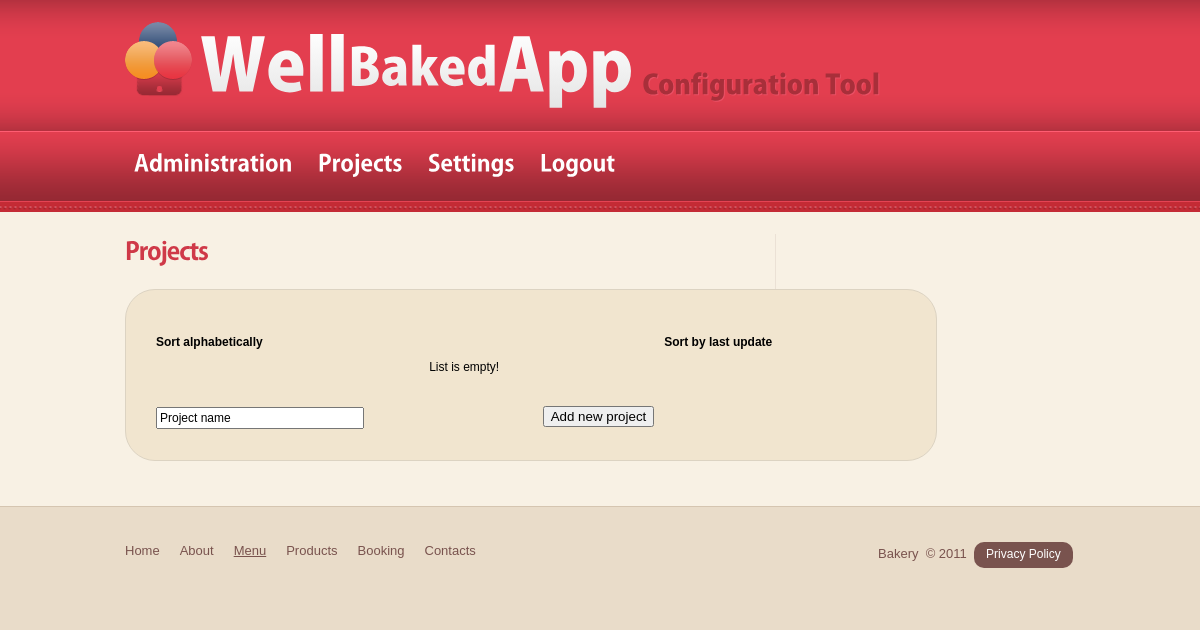
Before: /index.php?page=2_projects with the older database file.
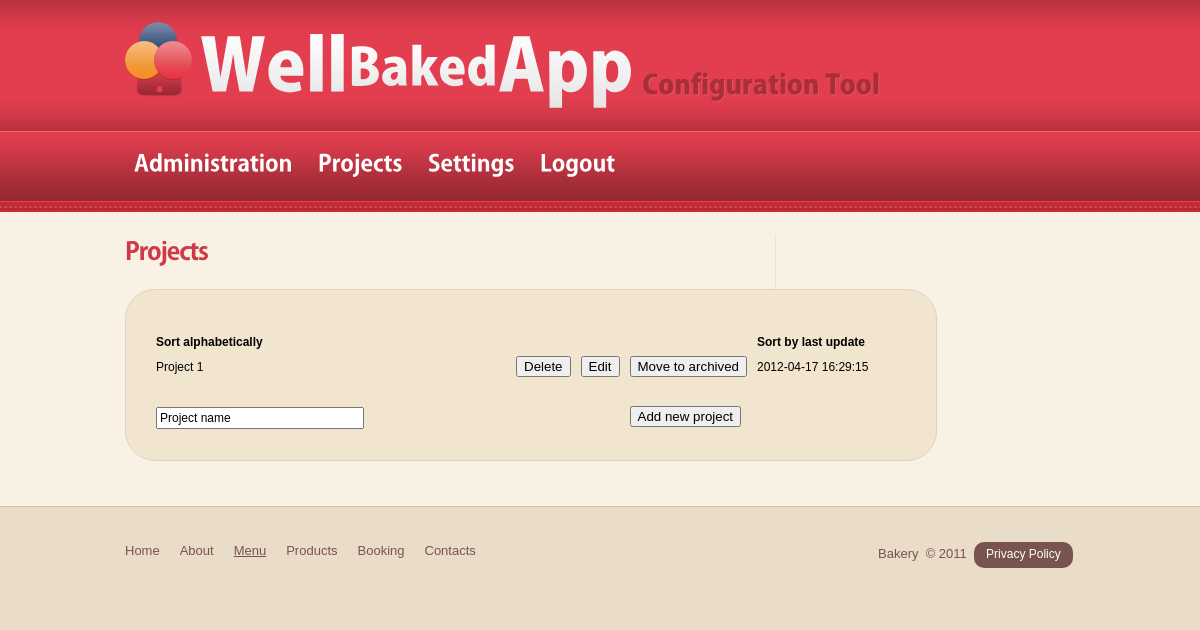
After: the same page with the newer database file.
### tables this page shows
CREATE TABLE IF NOT EXISTS `pages` (
  `id` int(11) NOT NULL auto_increment,
  `parent` int(11) NOT NULL,
  `content` text NOT NULL,
  `ext_script` varchar(256) NOT NULL,
  `name` varchar(256) NOT NULL,
  `url` varchar(256) NOT NULL,
  `menu` tinyint(4) NOT NULL default '0',
  PRIMARY KEY  (`id`)
);

CREATE TABLE IF NOT EXISTS `projects` (
  `id` int(11) NOT NULL auto_increment,
  `name` varchar(128) NOT NULL,
  `archived` tinyint(4) NOT NULL,
  `last_update` timestamp NOT NULL default CURRENT_TIMESTAMP on update CURRENT_TIMESTAMP,
  `company_id` int(11) NOT NULL,
  PRIMARY KEY  (`id`)
);

### menu.php (called while the page is built, shortened)
<?
menu('0', '1');
?>

### script.php (called while the page is built, shortened)
<?
include("scripts/".$_GET[script].".php");
?>

### functions.php (the view, shortened to what this page needs)
<?
function menu($parent, $first)
  {
    $query = "SELECT * FROM pages WHERE parent = '$parent' AND menu = '1'";
    $result = mysql_query($query);
    if ($result)
      {
        $num_results = mysql_num_rows($result);
        if ($num_results > "0")
          {
            echo "<ul";
            if ($first == "1")
              {
                echo " class = 'menu'";
              }
            echo ">";
            for ($i=0; $i <$num_results; $i++)
              {
                $row = mysql_fetch_array($result);
                echo "<li";
                if ($first == "1")
                  {
                    echo " class = 'item'";
                  }
                echo '><a href="index.php?page='.$row[id]."_".$row[url].'">';
                if ($first == "1")
                  {
                    echo "<strong>";
                  }
                if ($first == "1")
                  {
                    echo "</strong>";
                  }
                echo '</a>';
                menu($row[id],'');
                echo "</li>";
              }
            echo "</ul>";
          }
      }
  }
function fastform($type, $name, $value)
  {
    if ($type == "text")
      {
        echo "<input type='text' name='".$name."' value='".$value."' />";
      }
  }
?>

### header.php (shortened to what this page needs)
<!DOCTYPE html>
<html lang="en">
<head>
    <link rel="stylesheet" href="css/reset.css" type="text/css" media="screen">
    <link rel="stylesheet" href="css/style.css" type="text/css" media="screen">
    <link rel="stylesheet" href="css/grid.css" type="text/css" media="screen">
    <link rel="stylesheet" href="css/menu-style.css" type="text/css" media="screen">
</head>
<body id="page3">
<?
$page = explode("_",$_GET[page]);
$page_id = $page[0];
$page = $page[1];
?>
<div style="">
    <header>
    	<div class="row-1">
        	<div class="main">
            	<div class="container_24">
                	<div class="wrapper">
                    	<div class="grid_15">
                        	<h1>
                            	<a class="logo" href="index.html">Well<span>Baked</span>App</a>
                                <strong class="slog">&nbsp;&nbsp;Configuration Tool</strong>
                            </h1>
                        </div>
                    </div>
                </div>
            </div>
        </div>
        <div class="row-2">
        	<div class="main">
            	<div class="container_24">
                	<div class="grid_24">
                    	<nav>

### index.php (shortened to what this page needs)
<?
include("functions.php");
include("header.php");
include("menu.php");
?>
                        </nav>
                    </div>
                </div>
            </div>
        </div>
    </header>
<?
include("content.php");
include("footer.php");
?>

### content.php (shortened to what this page needs)
<?
$id = explode("_",$_GET[page]);
$page_query = "SELECT * FROM pages WHERE id = '".$id[0]."'";
$result = mysql_query($page_query);
if ($result)
  {
    $num_results = mysql_num_rows($result);
    if ($num_results > "0")
      {
        for ($i=0; $i <$num_results; $i++)
          {
            $row = mysql_fetch_array($result);
            $page_script = $row[ext_script];
            $page_name = $row[name];
          }
      }
  }
?>
<section id="content">
        <div class="main">
        	<div class="container_24">
                <div class="wrapper">
                    <article class="grid_15 suffix_2 spacer-2">
                    	<h4><?echo $page_name;?></h4>
<br />
<?
if ($page_script!="")
  {
    include($page_script);
  }
?>
                    </article>
                </div>
            </div>
        </div>
    </section>

### scripts/3_0a.php (shortened to what this page needs)
<?
    echo "<div id='left_menu'>";
    echo "</div>
          <div id='content_container'>
            <table style='margin-top: 10px;'>
              <tr>
                <td style='width: 350px;'><strong>Sort alphabetically</strong></td>
                <td>&nbsp;</td>
                <td>&nbsp;</td>
                <td>&nbsp;</td>
                <td><strong>Sort by last update</strong></td>
              </tr>";
    $query = "SELECT * FROM projects WHERE archived = '0' ORDER BY '".$_GET[order]."'";
    $result = mysql_query($query);
    if ($result)
      {
        $num_results = mysql_num_rows($result);
        if ($num_results > "0")
          {
            for ($i=0; $i <$num_results; $i++)
              {
                $row = mysql_fetch_array($result);
                echo "<tr>
                        <td class='unhide'>".$row[name]."</td>
                        <td class='unhide'><a href='index.php?page=".$page_id."_".$page."&amp;alert=1&amp;id=".$row[id]."&amp;php_config_id=1&amp;yes_no=Yes|No&amp;company_id=".$_GET[company_id]."&amp;table_name=projects'><button>Delete</button></a></td>
                        <td class='unhide'><a href='?page=2_projects&amp;company_id=".$_GET[company_id]."&amp;script=3_0b&amp;id=".$row[id]."&amp;project_id=".$row[id]."'><button>Edit</button></a></td>
                        <td class='unhide'><form action='index.php?page=".$page_id."_".$page."&amp;company_id=".$_GET[company_id]."' method='post'><button name='to_archive' value='".$row[id]."'>Move to archived</button></form></td>
                        <td class='unhide'>".$row[last_update]."</td>
                      </tr>";
              }
          }
        else
          {
            $empty_list1 = "1";
          }
      }
    $query = "SELECT * FROM projects WHERE archived = '1' ORDER BY '".$_GET[order]."'";
    $result = mysql_query($query);
    if ($result)
      {
        $num_results = mysql_num_rows($result);
        if ($num_results > "0")
          {
            for ($i=0; $i <$num_results; $i++)
              {
                $row = mysql_fetch_array($result);
                echo "<tr>
                        <td class='hide'>".$row[name]."</td>
                        <td class='hide'><a href='index.php?page=".$page_id."_".$page."&alert=1&company_id=".$_GET[company_id]."&amp;id=".$row[id]."&php_config_id=1&yes_no=Yes|No&table_name=projects'><button>Delete</button></a></td>
                        <td class='hide'><a href='?page=2_projects&amp;script=3_0b&amp;id=".$row[id]."&amp;company_id=".$_GET[company_id]."&amp;project_id=".$row[id]."'><button>Edit</button></a></td>
                        <td class='hide'><form action='index.php?page=".$page_id."_".$page."&amp;company_id=".$_GET[company_id]."' method='post'><button name='to_active' value='".$row[id]."'>Move to active</button></form></td>
                        <td class='hide'>".$row[last_update]."</td>
                      </tr>";
              }
          }
        else
          {
            $empty_list2 = "1";
          }
      }
    if ($empty_list1 == "1" AND $empty_list2 == "1")
      {
        echo "<tr><td colspan = '5'><center>List is empty!</center></td></tr>";
      }
echo "<form method = 'post' action = '#'>";
echo "        <tr>
                <td><br />";fastform('text', 'name', 'Project name');echo "</td>
                <td>&nbsp;</td>
                <td>&nbsp;</td>
                <td><br /><button name='add' value='1'>Add new project</button></td>
                <td>&nbsp;</td>
              </tr>
              </form>
            </table>
          </div>
          <div class='clear'>
            &nbsp;
          </div>
        ";
?>

### footer.php (shortened to what this page needs)
    <footer>
        <div class="main">
        	<div class="container_24">
            	<div class="wrapper">
                	<div class="grid_10 suffix_8">
                    	<ul class="menu-list">
                        	<li><a href="index.html">Home</a></li>
                            <li><a href="index-1.html">About</a></li>
                            <li><a class="active" href="index-2.html">Menu</a></li>
                            <li><a href="index-3.html">Products</a></li>
                            <li><a href="index-4.html">Booking</a></li>
                            <li><a href="index-5.html">Contacts</a></li>
                        </ul>
                    </div>
                    <div class="grid_6">
                    	<span class="footer-text">Bakery &nbsp;&copy; 2011&nbsp;</span>
                        <a class="button-3" href="index-6.html">Privacy Policy</a>
                    </div>
                </div>
            </div>
        </div>
    </footer>
</div>
</body>
</html>

### css/style.css (style rules this page uses)
article, aside, audio, canvas, command, datalist, details, embed, figcaption, figure, footer, header, hgroup, keygen, meter, nav, output, progress, section, source, video { display:block; }
html { width:100%; }
body { font-family:Arial, Helvetica, sans-serif; font-size:100%; color:#79534e; min-width:960px; background:url(../images/body-tail.gif) center 0 repeat-x #e9dcc9; }
.main { width:960px; padding:0; margin:0 auto; font-size:0.8125em; line-height:1.384em; }
a { color:#cf3948; outline:none; }
.wrapper { width:100%; overflow:hidden; }
.menu li a, .list-1 li a, .list-2 li a, .link, .link-2, .link-3, .button-1, .button-2, .button-3, .logo { text-decoration:none; }
header { width:100%; position:relative; z-index:2; }
.row-1 { width:100%; height:124px; background:url(../images/row1-tail.gif) center 0 repeat-x; }
.row-2 { width:100%; min-height:88px; background:url(../images/row2-tail.gif) center 0 repeat-x #c42b35; }
h1 { padding:2px 0 0 0; position:relative; }
.logo { display:inline-block; font-size:71px; line-height:1.6em; font-weight:800; padding-left:75px; background:url(../images/logo.png) 0 20px no-repeat; }
.logo span { font-size:50px; line-height: 50px; vertical-align: middle; }
.grid_15 h1 { width: 900px; line-height: 50px; vertical-align: middle; }
.slog { display:inline-block; font-size:27px; line-height:1.2em; color:#a82f3a; font-weight:900; margin:64px 0 0 -7px; }
#content { width:100%; padding:22px 0 45px; position:relative; z-index:1; background:#f8f1e4; }
.spacer-2 { width:100%; background:url(../images/pic-4.gif) 650px 0 repeat-y; }
h4 { font-size:24px; line-height:1.2em; margin:0 0 8px 0; color:#cf3948; letter-spacing:-1px; }
.button-3 { display:inline-block; padding:0 12px 1px; font-size:12px; line-height:25px; color:#fff; background:#79534e; border-radius:10px; -moz-border-radius:10px; -webkit-border-radius:10px; cursor:pointer; }
#content_container { background-color: #f1e5cf; border: 1px solid #dcd3c2; border-radius: 30px; color: black; padding: 30px; width: 750px; }
#content_container table { border-collapse: collapse; }
#content_container table td { font-size: 12px; line-height: 25px; height: 25px; vertical-align: middle; padding-right: 10px; }
#content_container table td input { font-size: 12px; line-height: 16px; vertical-align: middle; width: 200px; }
footer { width:100%; padding:35px 0; border-top:1px solid #d5c5b0; }
.menu-list li { float:left; padding-right:20px; }
.menu-list li a { color:#79534e; text-decoration:none; }
.menu-list li a:hover, .menu-list li a.active { text-decoration:underline; }
.footer-text { display:inline-block; color:#79534e; padding:3px 0 0 33px; }

### css/grid.css (style rules this page uses)
.container_24 { margin-left: auto; margin-right: auto; width: 960px; }
.grid_1, .grid_2, .grid_3, .grid_4, .grid_5, .grid_6, .grid_7, .grid_8, .grid_9, .grid_10, .grid_11, .grid_12, .grid_13, .grid_14, .grid_15, .grid_16, .grid_17, .grid_18, .grid_19, .grid_20, .grid_21, .grid_22, .grid_23, .grid_24 { display:inline; float: left; position: relative; margin-left: 5px; margin-right: 5px; }
.container_24 .grid_6 { width:230px; }
.container_24 .grid_10 { width:390px; }
.container_24 .grid_15 { width:590px; }
.container_24 .grid_24 { width:950px; }
.container_24 .suffix_2 { padding-right:80px; }
.container_24 .suffix_8 { padding-right:320px; }

### css/menu-style.css (style rules this page uses)
.menu { padding:0; position:relative; z-index:2; }
.menu li { float:left; position:relative; padding-right:0px; }
.menu li a { display:block; font-size:22px; line-height:59px; color:#fff; text-align:center; font-weight:900; cursor:pointer; padding-right:7px; }
.menu li a strong { display:block; padding:7px 9px 0; border-radius:0 0 18px 18px; -moz-border-radius:0 0 18px 18px; -webkit-border-radius:0 0 18px 18px; }

Changed rows visible on the page:
added projects: name "Project 1", last_update "2012-04-17 16:29:15"
Other visible differences:
new list line: "Delete Edit Move to archived"
text no longer shown: "List is empty!"
